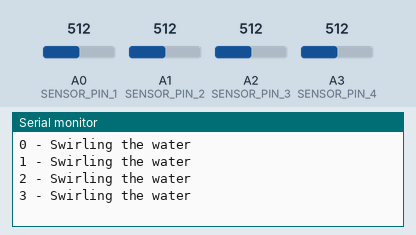
Bench run of a sketch on a simulated Arduino Uno, built with avr-gcc and run on an emulated ATmega328P. Parts: the last lines printed to the serial monitor. The inputs (shaded band) are chosen by the test bench; at power-on: A1 (SENSOR_PIN_2) = 512, A0 (SENSOR_PIN_1) = 512, A2 (SENSOR_PIN_3) = 512, A3 (SENSOR_PIN_4) = 512.

Above: at 4.9 s.
5.0 s: A1 (SENSOR_PIN_2) set to 742
At 5.8 s:
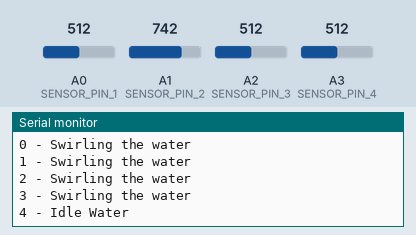
6.5 s: A1 (SENSOR_PIN_2) set to 773
At 7.8 s:
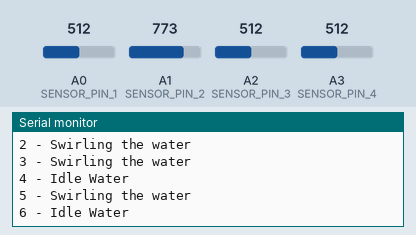
Timing chart, 0 to 9.0 s (numbered marks = the images above; inputs shaded):
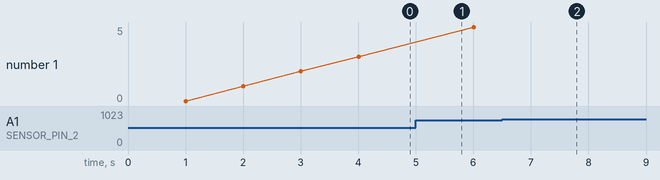

The sketch:

Swirling_The_Water.ino
```cpp
int SENSOR_PIN_1 = A0; // the pin the first sensor is connected to
int SENSOR_PIN_2 = A1; // the pin the second sensor is connected to
int SENSOR_PIN_3 = A2; // the pin the third sensor is connected to
int SENSOR_PIN_4 = A3; // the pin the fourth sensor is connected to
int RESISTOR_VALUE = 560; // resistor value, in Ohms

float ZERO_VALUE = 1585.62; // the zero value given by the sensor
float MAX_VALUE = 313.29; // the maximum value given by the sensor

float previousValue1 = 0;
float previousValue2 = 0;

int counter = -1;

void setup(void) {
  Serial.begin(9600);
  analogReference(EXTERNAL);
}

void loop(void) {

  float waterLevel1 = readResistance(SENSOR_PIN_1, RESISTOR_VALUE);
  float waterLevel2 = readResistance(SENSOR_PIN_2, RESISTOR_VALUE);
  float waterLevel3 = readResistance(SENSOR_PIN_3, RESISTOR_VALUE);
  float waterLevel4 = readResistance(SENSOR_PIN_4, RESISTOR_VALUE);

  if ( previousValue1 != 0 && formatWaterLevel(waterLevel1) != 0){
    Serial.print(counter);
    Serial.print(" - ");
    if ( swirlWater(previousValue1,previousValue2,formatWaterLevel(waterLevel1),formatWaterLevel(waterLevel2)) == 1 ){
      Serial.print("Swirling the water");
      Serial.println();
    }
    else {
      Serial.print("Idle Water");
      Serial.println();
    }
  }
  previousValue1 = formatWaterLevel(waterLevel1);
  previousValue2 = formatWaterLevel(waterLevel2);

  counter++;

  delay(1000);
}
//Returns 1 is you are swirling the water
int swirlWater ( float pValue1, float pValue2, float value1, float value2 ){
  if  ( variation((pValue1 + 0.4),value1,0.5) == 1 && variation((pValue2 + 0.4),value2,0.5) == 1 ){
    return 1;
  }
  else{
    return 0;
  }
}
int variation ( float stableValue, float newValue, float variation ){
  if ( newValue > 0 && stableValue > 0){
    if ( newValue > (stableValue - variation) && newValue < (stableValue + variation) ){
      return 1;
    }
    else{
      return 0;
    }
  }
}

// http://www.ryanbyrd.net/techramble/2013/02/22/8
// https://learn.adafruit.com/smart-measuring-cup/calibration
float readResistance(int pin, int seriesResistance) {
  // convert the sensor reading to resistance
  float resistance = analogRead(pin);
  resistance = (1023.0 / resistance) - 1.0;
  resistance = seriesResistance / resistance;
  return resistance;
}

float formatWaterLevel(float waterLevel) {
  if (waterLevel <= ZERO_VALUE && waterLevel >= MAX_VALUE) {
    return (ZERO_VALUE - waterLevel) / (ZERO_VALUE - MAX_VALUE);
  }
  return 0;
}
```

Measured:
- after the input at 5.0 s, the serial monitor: prints a new line at once (image 1)
- after the input at 6.5 s, the serial monitor: prints a new line after 0.51 s (image 2)
